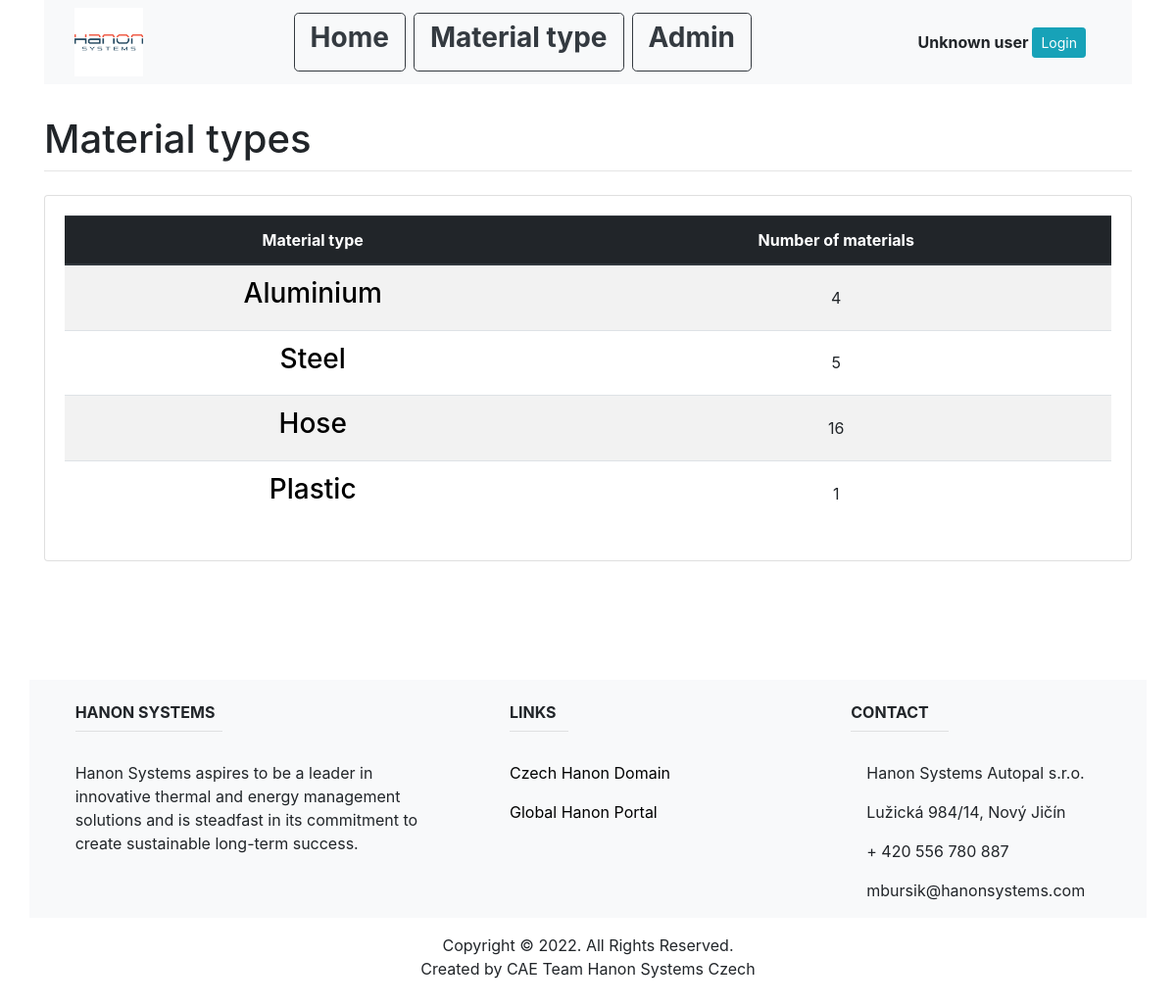
Before: /material_type_list/ with the older database file.
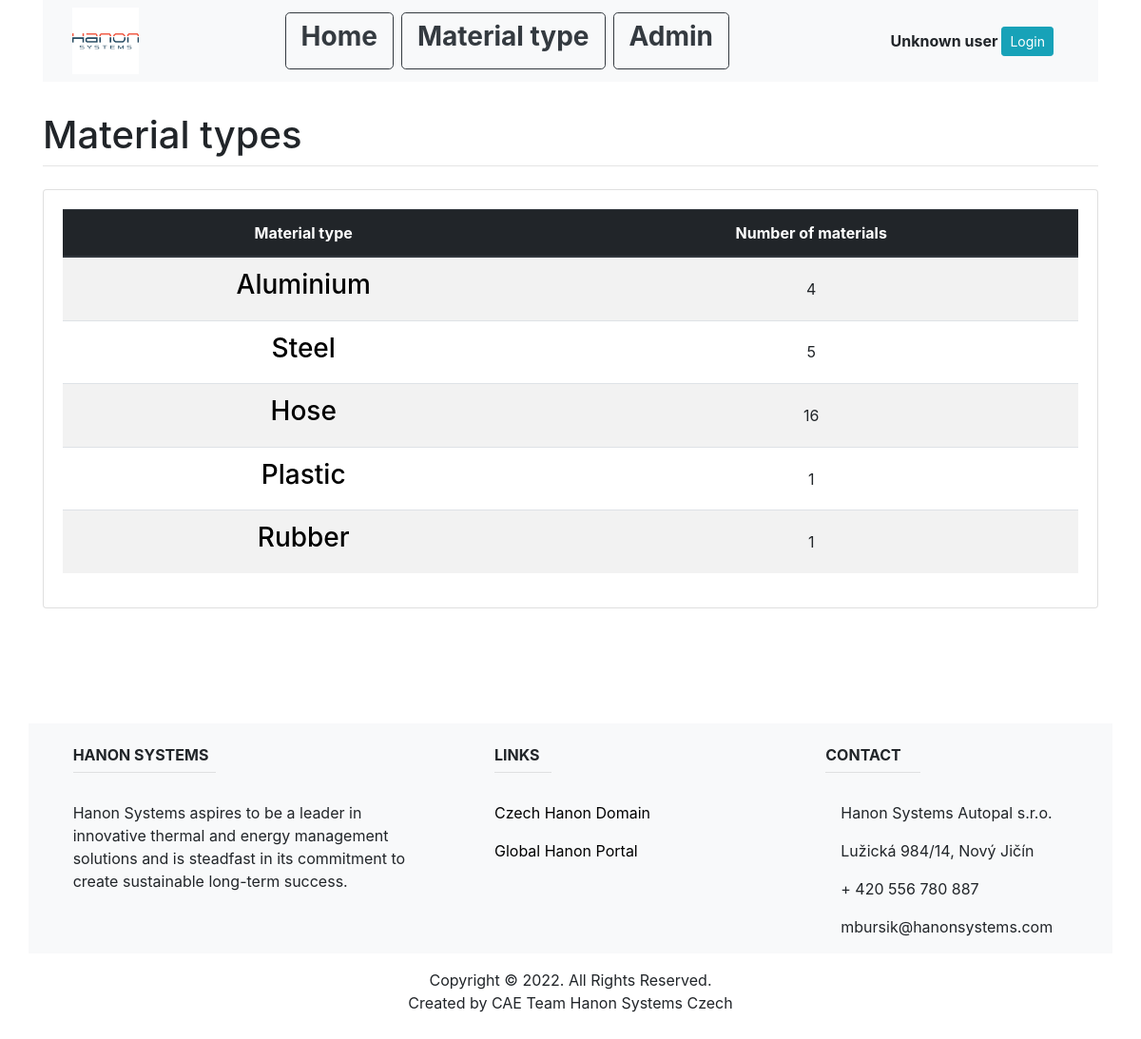
After: the same page with the newer database file.
### main/models.py (models this page shows, shortened)
class MaterialType(models.Model):
    name = models.CharField(max_length=200, unique=True)

### main/views.py (the view)
# urls.py: path('material_type_list/', views.material_type_list, name="material_type_list"),
def material_type_list(response):
    mat_type_ls = MaterialType.objects.all()
    count_ls = {}
    for mat_type in mat_type_ls:
        mat_id = mat_type.id
        if Material.objects.filter(material_type_id=mat_id).count() != 0:
            count_ls[mat_type] = Material.objects.filter(material_type_id=mat_id).count()
        elif Hose.objects.filter(material_type_id=mat_id).count() != 0:
            count_ls[mat_type] = Hose.objects.filter(material_type_id=mat_id).count()
        elif Plastic.objects.filter(material_type_id=mat_id).count() != 0:
            count_ls[mat_type] = Plastic.objects.filter(material_type_id=mat_id).count()
        elif Rubber.objects.filter(material_type_id=mat_id).count() != 0:
            count_ls[mat_type] = Rubber.objects.filter(material_type_id=mat_id).count()
    return render(response, "main/material_type_list.html", {
                      "count_ls": count_ls,
                   })

### main/templates/main/material_type_list.html (shortened to what this page needs)
{% extends "main/base.html" %}
{% block content %}
<br>
<h1 class="mt-2">Material types</h1>
    <hr class="mt-0 mb-4">
<div class="card card-body">
    <table class="table table-striped">
        <thead class="thead-dark">
        <tr>
            <th class="text-center align-middle" scope="col">Material type</th>
            <th class="text-center align-middle" scope="col">Number of materials</th>
        </tr>
        </thead>
        <tbody>
            {% for item,count in count_ls.items%}
            <tr>
                <td class="text-center align-middle">
                    <a href="{%url 'material_list' item.id%}"><h3 style="color:black">{{ item.name }}</h3></a>
                </td>
                <td class="text-center align-middle">{{ count }}</td>
            </tr>
            {% endfor %}
        </tbody>
    </table>
</div>
<br>
{% endblock %}

### main/templates/main/base.html (shortened to what this page needs)
<!DOCTYPE html>
<html lang="en">
{% load static %}
<head>
    <link rel="stylesheet" href="https://stackpath.bootstrapcdn.com/bootstrap/4.1.3/css/bootstrap.min.css">
</head>
<body>
<div class="container">
    <nav class="navbar navbar-expand-lg navbar-light bg-light">
        <div class =container>
              <img src="{% static 'main/images/hanon.png' %}" width="70" height="70" alt="">
          <div class="collapse navbar-collapse" id="navbarNav">
            <ul class="navbar-nav mx-auto">
              <li class="nav-item">
                <a class="btn btn-outline-dark btn-lg mr-2" href="/"><h3><strong>Home</strong></h3></a>
              </li>
              <li class="nav-item">
                <a class="btn btn-outline-dark btn-lg mr-2" href="/material_type_list"><h3><strong>Material type</strong></h3></a>
              </li>
              <li class="nav-item">
                <a class="btn btn-outline-dark btn-lg" href="/admin"><h3><strong>Admin</strong></h3></a>
              </li>
            </ul>
              <ul class="navbar-nav">
              {% if user.is_authenticated %}
              <li class="nav-item">
                <div class="container">
                    <table>
                    <th class="text-center align-middle" scope="row">{{ user.username }}</th>
                    <th><br><br></th>
                    <th class="text-center align-middle" scope="row"><a class="btn btn-info btn-sm" href="{% url 'logout' %}">Logout</a></th>
                    </table>
                </div>
              </li>
              {% else %}
              <li class="nav-item">
                  <div class="container">
                    <table>
                    <th class="text-center align-middle" scope="row">Unknown user</th>
                    <th><br><br></th>
                    <th class="text-center align-middle" scope="row"><a class="btn btn-info btn-sm" href="{% url 'login' %}">Login</a></th>
                    </table>
                </div>
              </li>
              {% endif %}
            </ul>
          </div>
      </div>
    </nav>
</div>
<div class="container">
    {% block content %}
    {% endblock %}
</div>
<footer class="page-footer font-small unique-color-dark">
  <div style="background-color: white;">
    <div class="container">
      <div class="row py-4 d-flex align-items-center">
        <div class="col-md-6 col-lg-7 text-center text-md-right">
        </div>
      </div>
    </div>
  </div>
  <div class="container text-center text-md-left mt-5">
    <div class="row mt-3 bg-light" >
      <div class="col-md-3 col-lg-4 col-xl-4 mx-auto mb-4">
        <br>
        <h6 class="text-uppercase font-weight-bold">Hanon systems</h6>
        <hr class="deep-purple accent-2 mb-4 mt-0 d-inline-block mx-auto" style="width: 150px;">
        <p>Hanon Systems aspires to be a leader in innovative thermal and energy management solutions and is steadfast in its commitment to create sustainable long-term success.</p>
      </div>
      <div class="col-md-3 col-lg-2 col-xl-3 mx-auto mb-4">
        <br>
        <h6 class="text-uppercase font-weight-bold">Links</h6>
        <hr class="deep-purple accent-2 mb-4 mt-0 d-inline-block mx-auto" style="width: 60px;">
        <p>
          <a href="http://www.autopal.visteon.com/" style="color:black">Czech Hanon Domain</a>
        </p>
        <p>
          <a href="http://portal.hanonsystems.com/" style="color:black">Global Hanon Portal</a>
        </p>
      </div>
      <div class="col-md-4 col-lg-3 col-xl-3 mx-auto mb-md-0 mb-4">
        <br>
        <h6 class="text-uppercase font-weight-bold">Contact</h6>
        <hr class="deep-purple accent-2 mb-4 mt-0 d-inline-block mx-auto" style="width: 100px;">
        <p>
           Hanon Systems Autopal s.r.o.</p>
        <p>
          Lužická 984/14, Nový Jičín</p>
        <p>
          + 420 556 780 887</p>
        <p>
          mbursik@hanonsystems.com</p>
      </div>
    </div>
  </div>
  <div class="footer-copyright text-center py-3">Copyright © 2022. All Rights Reserved.
    <p>Created by CAE Team Hanon Systems Czech</p>
  </div>
</footer>
 </body>
</html>

Changed rows visible on the page:
added MaterialType: name "Rubber", count "1"
